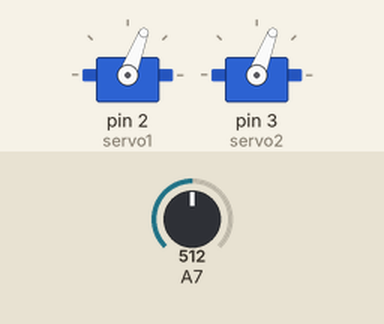
This sketch was run on a simulated Arduino Nano, built with avr-gcc and run on an emulated ATmega328P. On the bench: 2 × servo. The test bench sets the inputs (shaded band); at power-on: A7 = 512.

Above: at 1.2 s.
1.3 s: A7 set to 716
At 2.0 s:
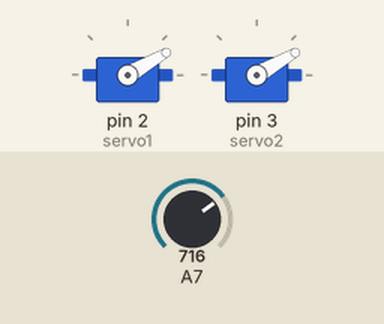
4.3 s: A7 set to 900
At 6.0 s:
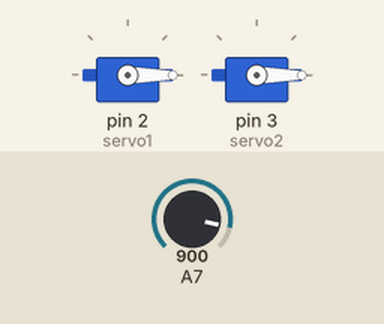
7.3 s: A7 set to 511
At 7.73 s:
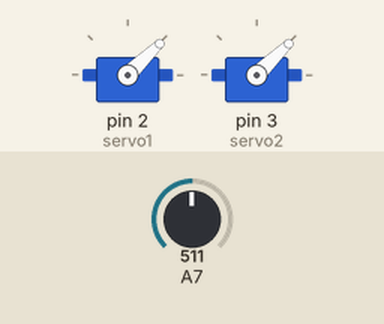
10.3 s: A7 set to 1023
At 10.84 s:
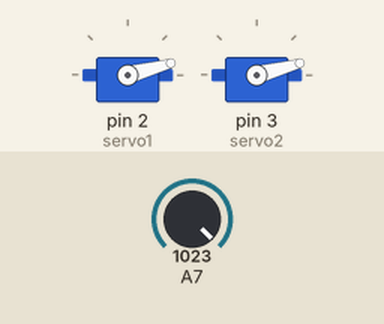
13.3 s: A7 set to 306
At 15.3 s:
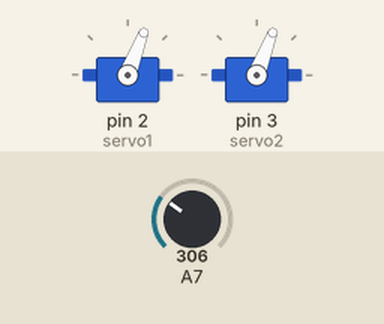
Timing chart, 0 to 16.8 s (numbered marks = the images above; inputs shaded):
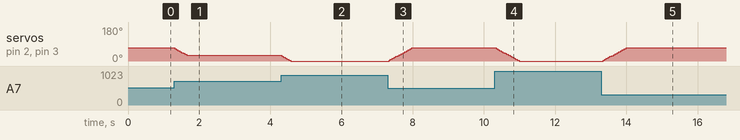

The sketch:

brakjes_servo_controeoll.ino
```cpp
#include <Servo.h>

Servo servo1;
Servo servo2;
int desired_angle, current_angle, increment_angle, increment_delay, delta_angle, remainder_angle, sensor_val;

void setup() {
    Serial.begin(9600);

    increment_angle = 5;
    increment_delay = 50;
    current_angle = 69;
    desired_angle = 69;

    servo1.attach(2);
    servo1.write(current_angle);
    servo2.attach(3);
    servo2.write(current_angle);

    pinMode(A7, INPUT);
}

void loop() {
    //535 - 850//800
    sensor_val = analogRead(A7);
    sensor_val -= 535;
    if (sensor_val < 0) { sensor_val = 0; }
    if (sensor_val > 315) { sensor_val = 315; }

    desired_angle = (int(float(sensor_val * (69.0f/315.0f)))*-1)+69;
    /*Serial.print("Signal: ");
    Serial.print(analogRead(A7));
    Serial.print(", Sensor val: ");
    Serial.print(sensor_val);
    Serial.print(", Angle: ");
    Serial.println(desired_angle);*/
    delta_angle = desired_angle - current_angle;
    remainder_angle = abs(delta_angle) % increment_angle;

    if (remainder_angle) {
        if (delta_angle > 0) {current_angle += remainder_angle;}
        if (delta_angle < 0) {current_angle -= remainder_angle;}
        servo1.write(current_angle);
        servo2.write(current_angle);
        delay(int(increment_delay*(float(remainder_angle)/5.0f)));
    }

    if (current_angle > desired_angle) { current_angle -= increment_angle; }
    else if (current_angle < desired_angle) { current_angle += increment_angle; }
    servo1.write(current_angle);
    servo2.write(current_angle);
    delay(increment_delay);
}
```

Measured:
- after the input at 1.3 s, servo on pin 2 (servo1), servo on pin 3 (servo2): 69° → 30° at once
- after the input at 4.3 s, servo on pin 2 (servo1), servo on pin 3 (servo2): 30° → 0° at once
- after the input at 7.3 s, servo on pin 2 (servo1), servo on pin 3 (servo2): moves from 0° to 69° over 0.64 s, starting at once
- after the input at 10.3 s, servo on pin 2 (servo1), servo on pin 3 (servo2): moves from 69° to 0° over 0.64 s, starting at once
- after the input at 13.3 s, servo on pin 2 (servo1), servo on pin 3 (servo2): moves from 0° to 69° over 0.64 s, starting after 0.05 s
